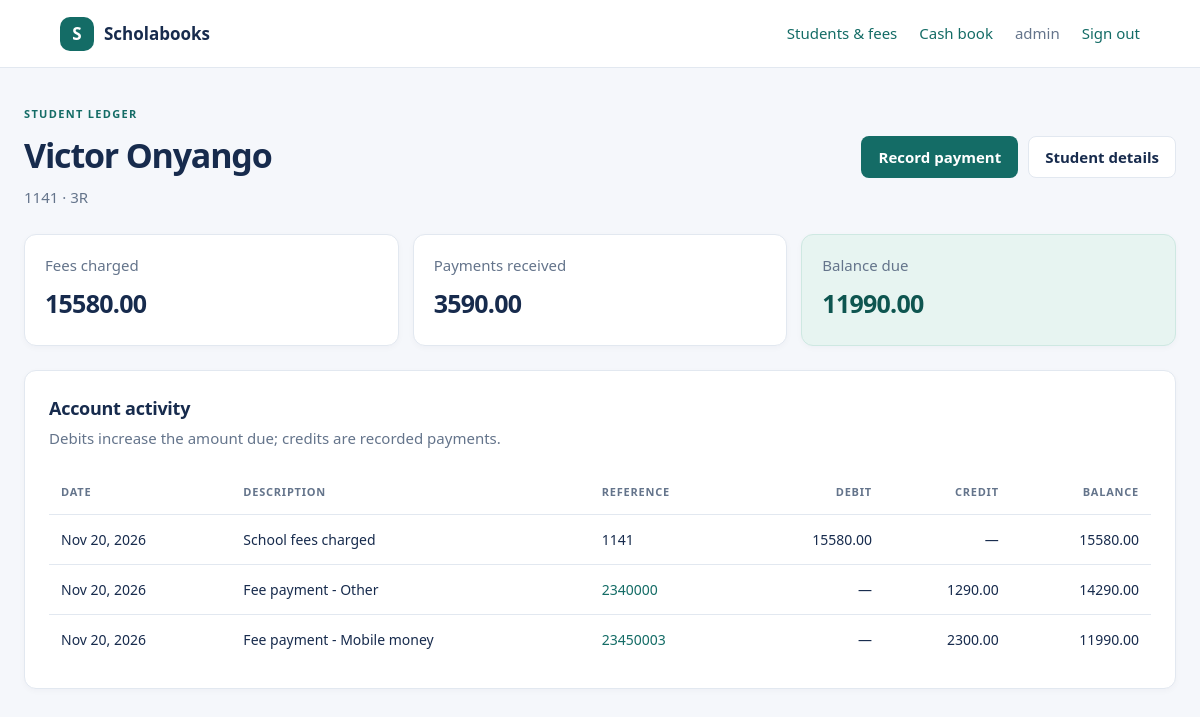
The page /staff/students/4/ledger/ (signed in) on the database its author committed.
### myapp/models.py (models this page shows, shortened)
class Student(models.Model):
    admission_number = models.CharField(max_length=30, unique=True)
    name = models.CharField(max_length=100)
    class_name = models.CharField(max_length=64)
    admission_date = models.DateField(default=timezone.localdate)
    age = models.IntegerField(null=True, blank=True, validators=[MinValueValidator(1)])
    email = models.EmailField(blank=True)
    guardian_name = models.CharField(max_length=100, blank=True)
    guardian_phone = models.CharField(max_length=30, blank=True)
    fee_total = models.DecimalField(
        max_digits=10,
        decimal_places=2,
        default=Decimal('15580.00'),
        validators=[MinValueValidator(Decimal('0.00'))],
    )
    class Meta:
        ordering = ['name', 'admission_number']
    @property
    def paid_total(self):
        annotated_total = getattr(self, 'paid_total_value', None)
        if annotated_total is not None:
            return annotated_total
        return self.payments.aggregate(total=Sum('amount'))['total'] or Decimal('0.00')
    @property
    def balance(self):
        return self.fee_total - self.paid_total

class Payment(models.Model):
    student = models.ForeignKey(
        Student,
        on_delete=models.PROTECT,
        related_name='payments',
    )
    amount = models.DecimalField(
        max_digits=10,
        decimal_places=2,
        validators=[MinValueValidator(Decimal('0.01'))],
    )
    receipt_number = models.CharField(max_length=50, unique=True)
    payment_method = models.CharField(max_length=20, choices=PAYMENT_METHOD_CHOICES)
    payment_date = models.DateField(default=timezone.localdate)
    note = models.CharField(max_length=250, blank=True)
    recorded_by = models.ForeignKey(
        settings.AUTH_USER_MODEL,
        on_delete=models.SET_NULL,
        null=True,
        blank=True,
        related_name='school_fee_payments',
    )
    created_at = models.DateTimeField(auto_now_add=True)
    class Meta:
        ordering = ['-payment_date', '-pk']

### myapp/views.py (the view)
# urls.py: path('students/<int:pk>/ledger/', views.student_ledger, name='student-ledger'),
@staff_required
def student_ledger(request, pk):
    student = get_object_or_404(Student, pk=pk)
    payments = student.payments.order_by('payment_date', 'pk')
    running_balance = student.fee_total
    entries = [{
        'date': student.admission_date,
        'reference': student.admission_number,
        'description': 'School fees charged',
        'debit': student.fee_total,
        'credit': None,
        'balance': running_balance,
        'payment': None,
    }]
    for payment in payments:
        running_balance -= payment.amount
        entries.append({
            'date': payment.payment_date,
            'reference': payment.receipt_number,
            'description': f'Fee payment - {payment.get_payment_method_display()}',
            'debit': None,
            'credit': payment.amount,
            'balance': running_balance,
            'payment': payment,
        })
    return render(request, 'student_ledger.html', {
        'student': student,
        'entries': entries,
    })

### myapp/templates/student_ledger.html (shortened to what this page needs)
{% extends 'base.html' %}
{% block content %}
<div class="page-heading">
    <div>
        <p class="eyebrow">STUDENT LEDGER</p>
        <h1>{{ student.name }}</h1>
        <p class="muted">{{ student.admission_number }} · {{ student.class_name }}</p>
    </div>
    <div class="button-row">
        {% if student.balance > 0 %}
            <a class="button button-primary" href="{% url 'record-payment' student.pk %}">Record payment</a>
        {% endif %}
        <a class="button button-secondary" href="{% url 'student-detail' student.pk %}">Student details</a>
    </div>
</div>
<section class="summary-grid ledger-summary">
    <article class="summary-card"><span class="summary-label">Fees charged</span><strong>{{ student.fee_total|floatformat:2 }}</strong></article>
    <article class="summary-card"><span class="summary-label">Payments received</span><strong>{{ student.paid_total|floatformat:2 }}</strong></article>
    <article class="summary-card summary-highlight">
        {% if student.balance < 0 %}<span class="summary-label">Credit to carry forward</span>
        {% else %}<span class="summary-label">Balance due</span>{% endif %}
        <strong>{{ student.balance|floatformat:2 }}</strong>
    </article>
</section>
<section class="card">
    <div class="section-heading">
        <div><h2>Account activity</h2><p class="muted">Debits increase the amount due; credits are recorded payments.</p></div>
    </div>
    <div class="table-wrap">
        <table>
            <thead>
                <tr><th>Date</th><th>Description</th><th>Reference</th><th class="numeric">Debit</th><th class="numeric">Credit</th><th class="numeric">Balance</th></tr>
            </thead>
            <tbody>
                {% for entry in entries %}
                    <tr>
                        <td>{{ entry.date|date:'M j, Y' }}</td>
                        <td>{{ entry.description }}</td>
                        <td>
                            {% if entry.payment %}
                                <a href="{% url 'payment-receipt' entry.payment.pk %}">{{ entry.reference }}</a>
                            {% else %}
                                {{ entry.reference }}
                            {% endif %}
                        </td>
                        <td class="numeric">{% if entry.debit %}{{ entry.debit|floatformat:2 }}{% else %}—{% endif %}</td>
                        <td class="numeric">{% if entry.credit %}{{ entry.credit|floatformat:2 }}{% else %}—{% endif %}</td>
                        <td class="numeric">{{ entry.balance|floatformat:2 }}</td>
                    </tr>
                {% endfor %}
            </tbody>
        </table>
    </div>
</section>
{% endblock %}

### myapp/templates/base.html (shortened to what this page needs)
{% load static %}
<!doctype html>
<html lang="en">
<head>
    <link rel="stylesheet" href="{% static 'css/style.css' %}">
</head>
<body>
    <header class="topbar">
        <a class="brand" href="{% url 'dashboard' %}"><span class="brand-mark">S</span> Scholabooks</a>
        {% if user.is_authenticated %}
            <nav class="topbar-actions">
                <a href="{% url 'dashboard' %}">Students &amp; fees</a>
                <a href="{% url 'cash-book' %}">Cash book</a>
                <span class="staff-name">{{ user.get_full_name|default:user.username }}</span>
                <form method="post" action="{% url 'logout' %}">
                    <button class="link-button" type="submit">Sign out</button>
                </form>
            </nav>
        {% endif %}
    </header>
    <main class="page">
        {% block content %}{% endblock %}
    </main>
</body>
</html>

### myapp/static/css/style.css (style rules this page uses)
:root { --ink: #172b4d; --muted: #64748b; --line: #e2e8f0; --paper: #fff; --canvas: #f5f7fb; --brand: #146c66; --brand-dark: #0e5550; --soft-brand: #e7f4f1; --danger: #b42318; }
* { box-sizing: border-box; }
body { margin: 0; background: var(--canvas); color: var(--ink); font: 15px/1.5 "Segoe UI", Arial, sans-serif; }
a { color: var(--brand); text-decoration: none; }
.topbar { align-items: center; background: var(--paper); border-bottom: 1px solid var(--line); display: flex; justify-content: space-between; min-height: 68px; padding: 0 clamp(20px, 5vw, 72px); }
.brand { align-items: center; color: var(--ink); display: inline-flex; font-size: 17px; font-weight: 700; gap: 10px; }
.brand-mark { align-items: center; background: var(--brand); border-radius: 10px; color: #fff; display: inline-flex; height: 34px; justify-content: center; width: 34px; }
.topbar-actions, .topbar-actions form { align-items: center; display: flex; gap: 22px; }
.staff-name, .muted, .summary-label { color: var(--muted); }
.link-button { background: none; border: 0; color: var(--brand); cursor: pointer; font: inherit; padding: 0; }
.page { margin: 0 auto; max-width: 1240px; padding: 38px 24px 64px; }
.page-heading, .section-heading { align-items: center; display: flex; gap: 20px; justify-content: space-between; }
.page-heading { margin-bottom: 26px; }
h1, h2, p { margin-top: 0; }
h1 { font-size: clamp(26px, 4vw, 34px); letter-spacing: -.035em; margin-bottom: 5px; }
h2 { font-size: 18px; letter-spacing: -.015em; margin-bottom: 5px; }
.eyebrow { color: var(--brand); font-size: 11px; font-weight: 700; letter-spacing: .12em; margin-bottom: 7px; }
.muted { margin-bottom: 0; }
.button, button.button { align-items: center; border: 1px solid transparent; border-radius: 8px; cursor: pointer; display: inline-flex; font: inherit; font-weight: 650; justify-content: center; min-height: 42px; padding: 9px 16px; text-decoration: none; }
.button-primary { background: var(--brand); color: #fff; }
.button-secondary { background: #fff; border-color: var(--line); color: var(--ink); }
.button-row { display: flex; flex-wrap: wrap; gap: 10px; }
.card, .summary-card { background: var(--paper); border: 1px solid var(--line); border-radius: 12px; box-shadow: 0 2px 6px rgb(23 43 77 / 3%); }
.card { margin-bottom: 22px; padding: 24px; }
.summary-grid { display: grid; gap: 14px; grid-template-columns: repeat(4, minmax(0, 1fr)); margin-bottom: 24px; }
.ledger-summary { grid-template-columns: repeat(3, minmax(0, 1fr)); }
.summary-card { min-height: 112px; padding: 19px 20px; }
.summary-card strong, .balance-card strong { display: block; font-size: 25px; letter-spacing: -.03em; margin-top: 8px; }
.summary-highlight { background: var(--soft-brand); border-color: #cee8e2; }
.summary-highlight strong, .balance-card strong { color: var(--brand-dark); }
.section-heading { margin-bottom: 20px; }
.table-wrap { overflow-x: auto; }
table { border-collapse: collapse; min-width: 740px; width: 100%; }
th { color: var(--muted); font-size: 11px; font-weight: 700; letter-spacing: .07em; text-align: left; text-transform: uppercase; }
th, td { border-bottom: 1px solid var(--line); padding: 14px 12px; white-space: nowrap; }
tbody tr:last-child td { border-bottom: 0; }
td { font-size: 14px; }
.numeric { text-align: right; }

### rows shown on the page
Student: name "Victor Onyango", admission_number "1141", class_name "3R", fee_total "15580.00", paid_total "3590.00", balance "11990.00", date "Nov 20, 2026", reference "1141", debit "15580.00", balance "15580.00"
Payment: date "Nov 20, 2026", description "Fee payment - Other", reference "2340000", credit "1290.00", balance "14290.00"
Payment: date "Nov 20, 2026", description "Fee payment - Mobile money", reference "23450003", credit "2300.00", balance "11990.00"

### other values the page prints
{{ user.get_full_name|default:user.username }} "admin"
{{ entry.description }} "School fees charged"
